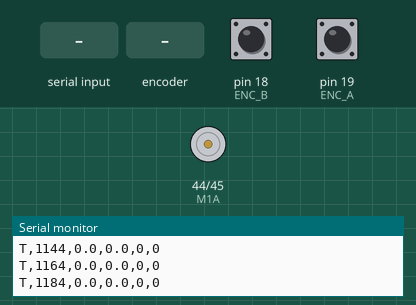
Bench run of a sketch on a simulated Arduino Mega 2560, built with avr-gcc and run on an emulated ATmega2560. Shown: motor-driver pin pairs drawn as motors (green arrow = first pin HIGH = forward, orange = second pin HIGH = backward, longer = more drive), the last lines printed to the serial monitor. The inputs (shaded band) are chosen by the test bench; at power-on: pin 18 (ENC_B) HIGH, pin 19 (ENC_A) HIGH.

Above: at 1.2 s.
1.3 s: "S,45\n" received over Serial
At 2.6 s:
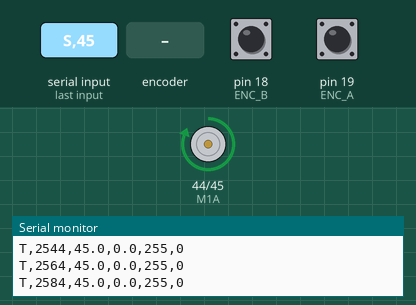
2.9 s: rotary encoder on pin 19 (ENC_A) / pin 18 (ENC_B) turned 1 step (first pin leading)
At 3.3 s:
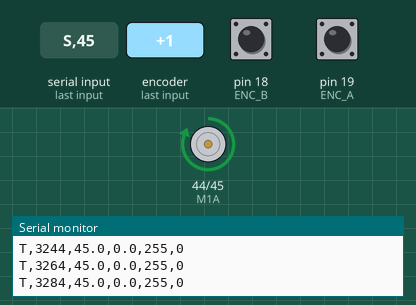
Timing chart, 0 to 5.9 s (numbered marks = the images above; inputs shaded):
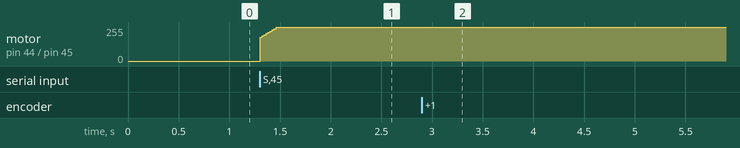

The sketch:

minseg_speed.ino
```cpp
// Kelvin: MinSegMega V4.2 wheel speed controller (PI/PID), for the robot on a stand.
// Board: "Arduino Mega or Mega 2560". Serial Monitor: 115200 baud, "Newline".
// Power: the robot's own batteries, Battery switch ON and Driver switch ON. Nothing else plugged in.
//
// Prints 50 times a second:   T,time_ms,target_rpm,speed_rpm,motor_pwm,0
// Accepts (one per line):     K,kp,ki,kd      new controller settings (Kelvin sends these)
//                             S,rpm           new target speed in RPM (0 = stop)
//
// Measured on our robot (Nov 14): motor port 1 = D44/D45, encoder 1 = D19/D18, forward counts DOWN,
// full power ~130 RPM, and the motor needs ~40% power before it starts turning.

const int M1A = 44, M1B = 45;        // motor port 1
const int ENC_A = 19, ENC_B = 18;    // encoder 1 (both are interrupt pins)
const int DIR = -1;                  // forward counts down on our robot, so flip the sign
const float COUNTS_PER_REV = 720.0;  // both edges of both encoder channels
const unsigned long LOOP_MS = 20;    // 50 Hz
const int MAX_RPM = 120;             // refuse targets above this (full power is ~130)

volatile long enc = 0;
void onA() { if (digitalRead(ENC_A) == digitalRead(ENC_B)) enc++; else enc--; }
void onB() { if (digitalRead(ENC_A) != digitalRead(ENC_B)) enc++; else enc--; }

float kp = 4.0, ki = 10.0, kd = 0.0;  // good settings; Kelvin overrides these when it connects
float target = 0;
float integral = 0, lastError = 0, speedFilt = 0;
long lastCount = 0;
unsigned long lastLoop = 0;
char line[48];
int lineLen = 0;

void setMotor(int pwm) {
  pwm = constrain(pwm, -255, 255);
  if (pwm >= 0) { analogWrite(M1A, pwm); analogWrite(M1B, 0); }
  else          { analogWrite(M1A, 0);   analogWrite(M1B, -pwm); }
}

void printSettings() {
  Serial.print("# settings kp="); Serial.print(kp, 3);
  Serial.print(" ki="); Serial.print(ki, 3);
  Serial.print(" kd="); Serial.print(kd, 3);
  Serial.print(" target="); Serial.println(target, 1);
}

void handleLine(char *s) {
  if (s[0] == 'K' && s[1] == ',') {
    float a, b, c;
    char *p = s + 2;
    a = atof(p); p = strchr(p, ','); if (!p) { Serial.println("# bad K line, use K,kp,ki,kd"); return; }
    b = atof(++p); p = strchr(p, ','); if (!p) { Serial.println("# bad K line, use K,kp,ki,kd"); return; }
    c = atof(++p);
    if (a < 0 || b < 0 || c < 0 || a > 200 || b > 200 || c > 20) { Serial.println("# K values out of range, ignored"); return; }
    if (b > 0) integral = integral * ki / b;   // keep ki*integral the same so a gain change doesn't jolt the wheel
    else integral = 0;
    kp = a; ki = b; kd = c;
    printSettings();
  } else if (s[0] == 'S' && s[1] == ',') {
    float t = atof(s + 2);
    if (t > MAX_RPM) t = MAX_RPM;
    if (t < -MAX_RPM) t = -MAX_RPM;
    target = t;
    if (target == 0) integral = 0;
  }
}

void setup() {
  Serial.begin(115200);
  pinMode(M1A, OUTPUT); pinMode(M1B, OUTPUT);
  pinMode(ENC_A, INPUT_PULLUP); pinMode(ENC_B, INPUT_PULLUP);
  attachInterrupt(digitalPinToInterrupt(ENC_A), onA, CHANGE);
  attachInterrupt(digitalPinToInterrupt(ENC_B), onB, CHANGE);
  setMotor(0);
  Serial.println("# Kelvin MinSeg speed controller ready. Send S,60 to spin.");
  printSettings();
  lastLoop = millis();
}

void loop() {
  while (Serial.available()) {           // read commands without blocking
    char c = Serial.read();
    if (c == '\n' || c == '\r') {
      if (lineLen) { line[lineLen] = 0; handleLine(line); lineLen = 0; }
    } else if (lineLen < (int)sizeof(line) - 1) {
      line[lineLen++] = c;
    }
  }

  unsigned long now = millis();
  if (now - lastLoop < LOOP_MS) return;
  float dt = (now - lastLoop) / 1000.0;
  lastLoop = now;

  noInterrupts(); long count = enc; interrupts();
  float rpm = DIR * (count - lastCount) / dt * 60.0 / COUNTS_PER_REV;
  lastCount = count;
  speedFilt = 0.7 * speedFilt + 0.3 * rpm;      // light smoothing of encoder steps

  float error = target - speedFilt;
  float deriv = (error - lastError) / dt;
  lastError = error;

  float out = kp * error + ki * integral + kd * deriv;
  // anti-windup: don't build the integral further while maxed out, but always let it unwind
  if ((out < 255 || error < 0) && (out > -255 || error > 0)) integral += error * dt;
  if (ki > 0) integral = constrain(integral, -255.0 / ki, 255.0 / ki);
  if (target == 0) { out = 0; integral = 0; }
  int pwm = (int)constrain(out, -255, 255);
  setMotor(pwm);

  Serial.print("T,"); Serial.print(now);
  Serial.print(","); Serial.print(target, 1);
  Serial.print(","); Serial.print(speedFilt, 1);
  Serial.print(","); Serial.print(pwm);
  Serial.println(",0");
}
```

Measured:
- after the input at 1.3 s, motor on pin 44 (M1A) / pin 45 (M1B): moves from stopped to forward 255/255 over 0.18 s, starting at once
- after the input at 2.9 s, motor on pin 44 (M1A) / pin 45 (M1B): forward 255/255 → forward 253/255 at once, → forward 255/255 0.02 s later
